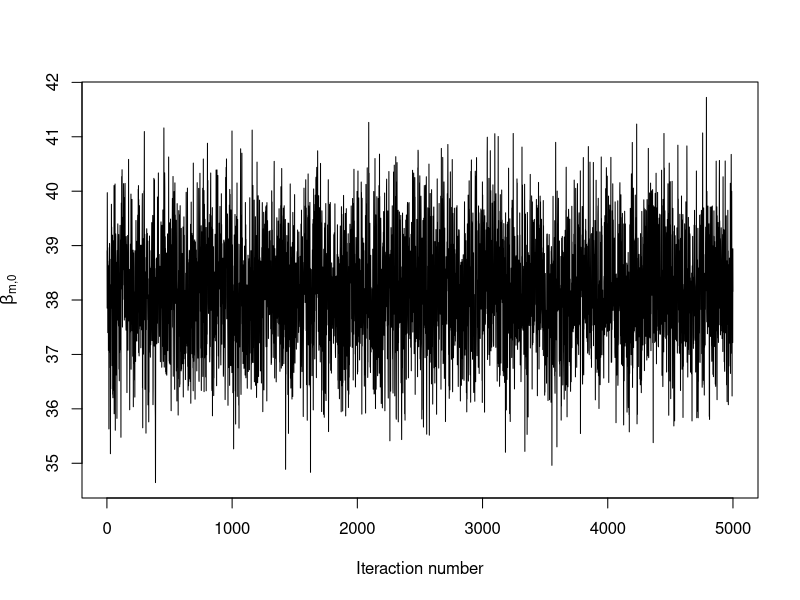
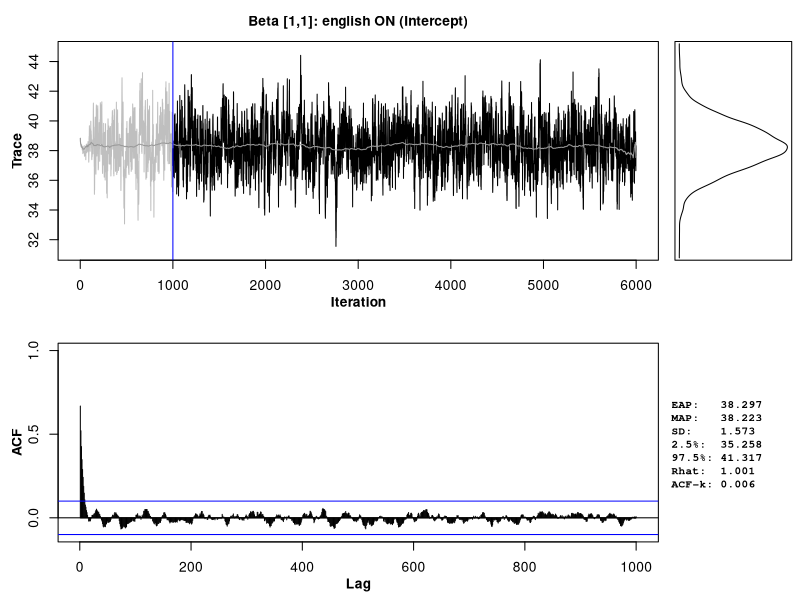
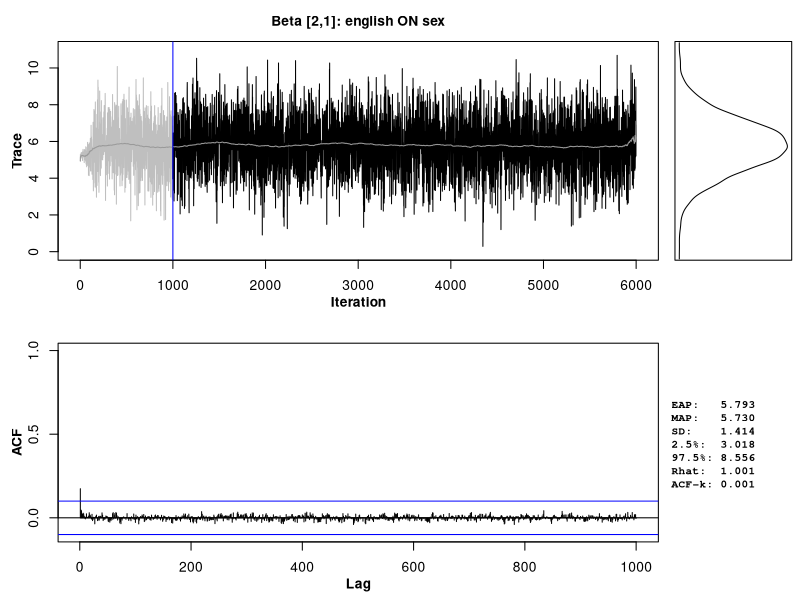
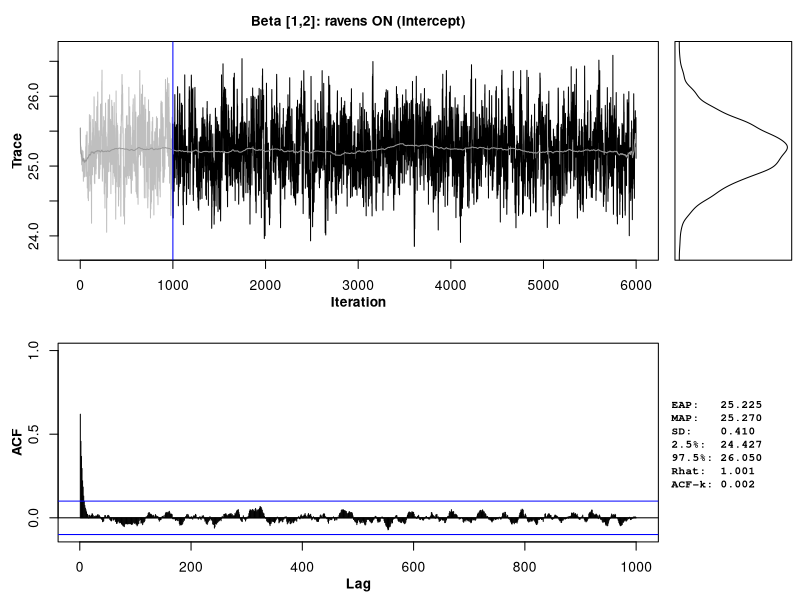
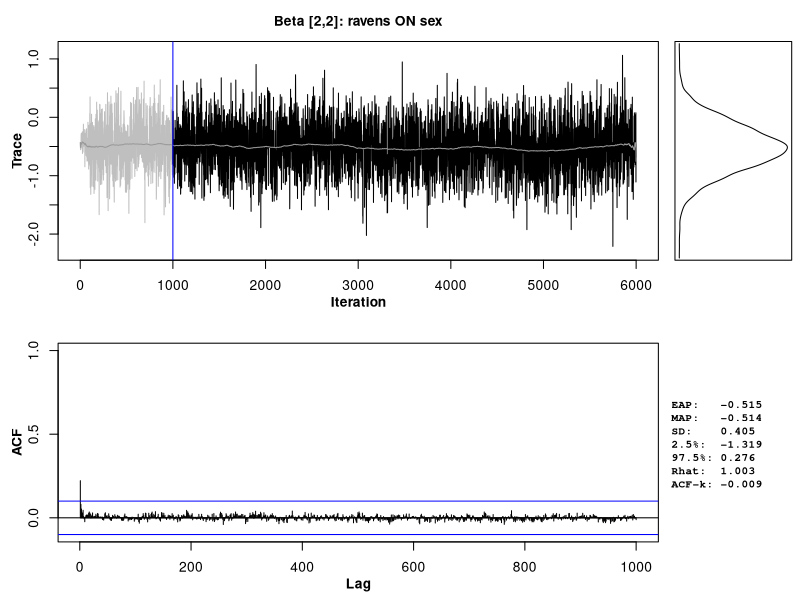
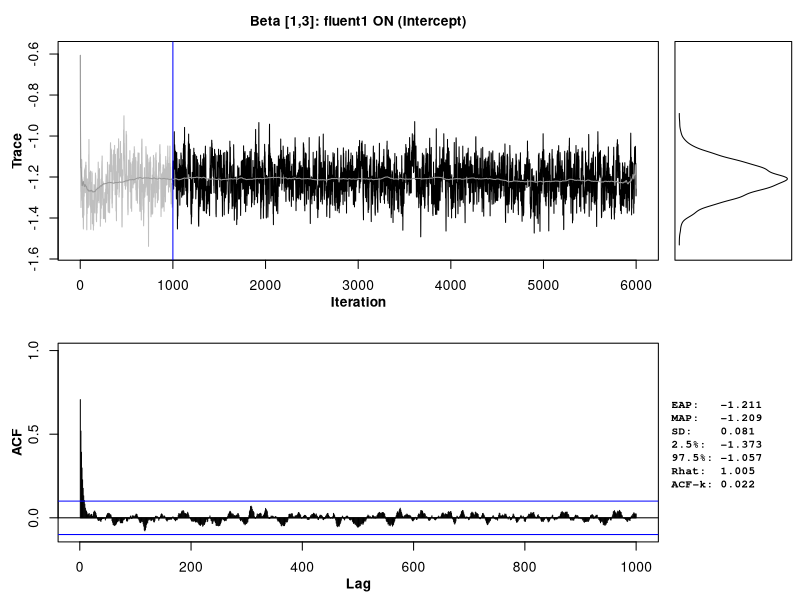
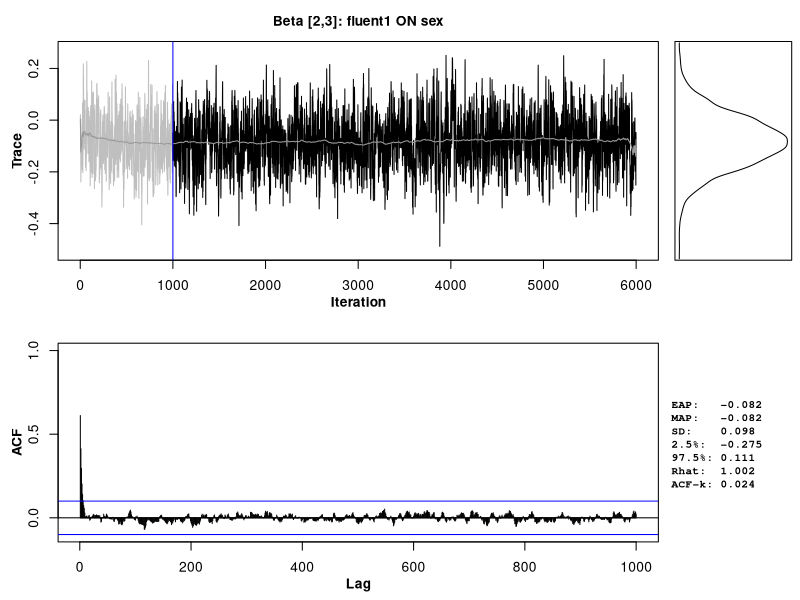
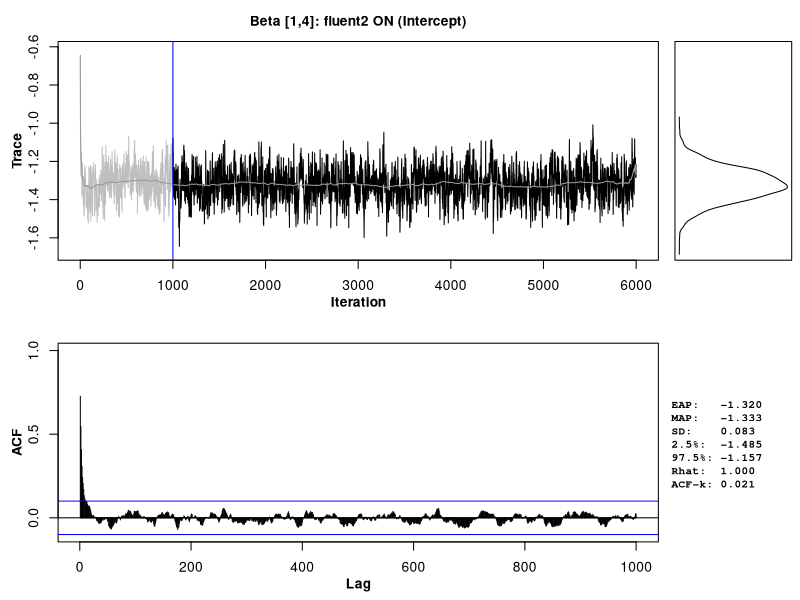

Source code (R) for these figures, in order:
# //ref https://www.ucl.ac.uk/population-health-sciences/sites/population-health-sciences/files/quartagno_1.pdf
# Author = Quartagno, M., joint work with Carpenter, J.
# Presentation based on R Journal paper with Grund, S.
# Date = 03 April 2019

# Load jomo library
library(jomo)

# Jomo is an R package built to do imputation guaranteeing compatibility in such situations;
# Based on Joint Modelling imputation for clustered/multilevel data
# It can handle missing data in continuous/binary/categorical variables at level 1 (student) and/or 2 (school)
# Let's start from a simple example:

# Import data
data(JSPmiss)
head(JSPmiss) # Data from Junior School Project
# Model of interest: linear regression of English score at 3 years over 1 year test score and sex:
# lm(english ~ ravens + sex)
# Missing data in English and ravens. We can assume simple multivariate normal model with sex as covariate.
# jomo can fit and impute from this model.

# jomo: single level example
Y <- JSPmiss[, c("english", "ravens")]
JSPmiss$cons <- 1
X <- JSPmiss[, c("cons", "sex")]
set.seed(1569)
imp <- jomo(Y = Y, X = X, nburn = 1000, nbetween = 1000, nimp = 5)

# Once we have imputed data in imp, how do we fit model on each imputed data? How do we combine estimates?
# Can use several packages, here we show how to use mitools:
library(mitools)
imp.list <- imputationList(split(imp, imp$Imputation)[-1])
fit.imp <- with(data = imp.list, lm(english ~ ravens + sex))
coefs <- MIextract(fit.imp, fun = coef)
vars <- MIextract(fit.imp, fun = function(x) diag(vcov(x)))
results <- MIcombine(coefs, vars)
summary(results)

# Including categorical variables
# Easy to include categorical/binary variables. Just need to be treated as factor:
JSPmiss <- within(JSPmiss, fluent <- factor(fluent))
Y <- JSPmiss[, c("english", "ravens", "fluent")]
X <- JSPmiss[, c("cons", "sex")]
set.seed(1569)
imp <- jomo(Y = Y, X = X)

# Random intercept model

# Motivation for jomo was multilevel data
# So assume our substantive analysis model is:
# lmer(english ~ ravens + sex + factor(fluent) + (1|school))
# If we have random intercept in analysis model, need to reflect that in the imputation model as well
# In jomo, only thing that changes is that we need to tell software about clusting

# jomo: multilevel data example
clus <- JSPmiss$school
Y <- JSPmiss[, c("english", "ravens", "fluent")]
JSPmiss$cons <- 1
X <- JSPmiss[, c("cons", "sex")]
set.seed(1569)
imp <- jomo(Y=Y,X=X,clus=clus,nburn=2000,nbetween=1000,nimp=5)


# Random slopes
# Fitting the random intercept model on al limputed datasets and combine the estimates is no different than in the single level example
library(lme4)
imp.list <- imputationList(split(imp, imp$Imputation)[-1])
fit.imp <- with(data = imp.list, lmer(english ~ ravens + sex + factor(fluent) + (1 | clus)))
coefs <- MIextract(fit.imp, fun = fixef)
vars <- MIextract(fit.imp, fun = function(x) diag(vcov(x)))
results <- MIcombine(coefs, vars)
summary(results)

# If the analysis model has random slopes:
# lmer(english ~ ravens + sex + factor(fluent) + (1 + ravens|school))
# Or more generally if there is likely heterogeneity between cluster, option "random" must be used:
# imp <- jomo(Y = Y, X = X, clus = clus, meth = "random")

# Some variables may be at level 2, e.g. school-related variables;
# Need to make sure we impute properly, i.e., same value for all individuals in same school
# Easily dealt with by jomo:
head(ExamScores) # Let's use ExamScores data
Y <- ExamScores[, c("normexam", "standlrt")]
Y2 <- ExamScores[, "avslrt", drop = F]
clus <- data.frame(ExamScores$school)
set.seed(1569)
imp <- jomo(Y = Y, Y2 = Y2, clus = clus)

# Checking convergence

# jomo imputes by running MCMC. Crutial to check chains have converged begore registering imputations.
# Can do this with jomo.MCMCchain function:
# (Go back to the very first example)
Y <- JSPmiss[, c("english", "ravens")]
JSPmiss$cons <- 1
X <- JSPmiss[, c("cons", "sex")]
# Save chains
imp <- jomo.MCMCchain(Y=Y, X=X,nburn=5000)
# Visualise chains
plot(imp$collectbeta[1, 1, 1:5000], type = "l", xlab = "Iteraction number", ylab = expression(beta["m,0"]))

# jomo assumes flat prior for all parameters but covariance matrices; default is identity, if not suitable either use expert-informed priors or derive from data:
JSPmiss <- within(JSPmiss, fluent <- factor(fluent))
Y <- JSPmiss[, c("english", "ravens", "fluent")]
X <- JSPmiss[, c("cons", "sex")]
imp1 <- jomo.MCMCchain(Y = Y, X = X)
l1cov.guess <- apply(imp1$collectomega, c(1, 2), mean)
l1cov.prior <- l1cov.guess * 4
imp <- jomo(Y=Y,X=X,l1cov.prior=l1cov.prior)

# Recommended workflow:
# 1. Before running the imputation model (which may take some time), perform a "dry run", i.e., run .MCMCchain function with nburn=2 and check the output;
# 2. Re-run the same function for a larger number of iterations (e.g. 5000) and analyse trace plots to choose sensible number of burn-in and between-imputation iterations;
# 3. Run the jomo function for the chose number of iterations
# 4. Fit the substantive model on the imputed data sets and apply Rubin's rules

# mitml: alternative interfact to jomo
# Package mitml offers an alternative interface, based on the classic formula/data framework
library(mitml)
fml <- english + ravens + fluent ~ sex + (1|school)
imp <- jomoImpute(data=JSPmiss, formula=fml, n.burn=1000, n.iter=1000, m=5, seed=1569)
summary(imp)

# Package mitml offers an alternative interface, based on the classic formula/data framework
plot(imp, trace="all")

# jomo and compatibility
# We said the motivation for jomo was imputing when there are compatibility problems
# Functions used thus far solve compatibility with random intercept and approximately for random slopes
# However, still no compatibility with interactions, non-linearities, survival models.
# For this, new "Substantive Model Compatible" functions. SMC-jomo for friends...
# For example, if our substantive model is random intercept model with quadratic effect:
cldata <- within(cldata, sex <- factor(sex))
# We define the data frame with all the variables
data <- cldata[, c("measure", "age", "sex", "city")]
mylevel <- c(1, 1, 1, 1)
# Add the formula of the sustantive lm model
formula <- as.formula(measure ~ sex + age + I(age^2) + (1 | city))
# And finally we run the imputation function
imp <- jomo.lmer(formula,data,level=mylevel, nburn=1000,nbetween=1000)

# SMC-jomo
# Currently SMC-jomo available for imputation compatible with lm and lmer, glm and glmer (binomial only), coxph, polr and clmm
# Can handle random intercept and slopes with unstructured covariance matrix
# Non-linearities and interactions
# Future developments: splines, other variance structures, other models (e.g. frailty), ...

# Conclusions
# MI has become gold standard in handling missing data
# However, needs to be used carefully. Compatibility of imputation and analysis model is keymul
# jomo provides a software to impute compatibly when analysis model is multilevel
# Additionally the SMC-jomo functions can handel interaction, nonlinearities, and are the only ones 100% compatible with random slopes

# Limitations/extensions
# Important to always check the sampler has converged before starting registering imputations
# jomo can be very slow with large data sets, particularly with categorical variables with several categories--plan to speed up package in the future
# We will keep maintaining the package and including new functions, for imputation compatible with other analysis models
